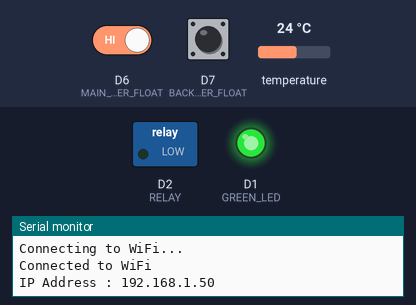
The sketch below on a simulated ESP8266 (NodeMCU). On the bench: switched loads named in the sketch (green lamp = pin HIGH), output pins drawn as LEDs (lit = HIGH), the last lines printed to the serial monitor. The test bench sets the inputs (shaded band); at power-on: temperature 24 °C, D6 (MAIN_CONTAINER_FLOAT) HIGH, D7 (BACKUP_CONTAINER_FLOAT) HIGH. WiFi joins after 1.5 s; servers stay silent unless stated; uploads are accepted with an empty reply.

Above: at 3.2 s.
3.3 s: temperature set to 39.4 °C
9.6 s: temperature set to 40.6 °C
At 13.5 s:
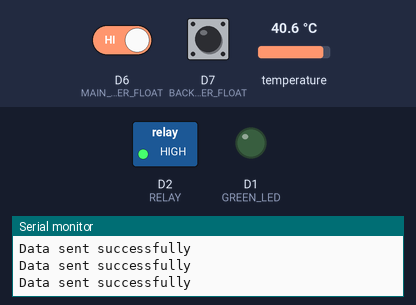
18.1 s: temperature set to 12 °C
At 21.9 s:
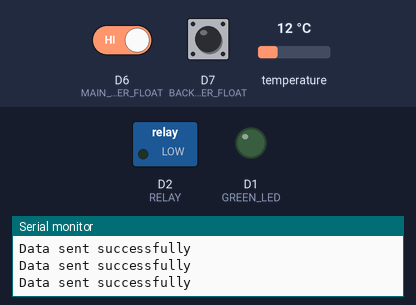
27.8 s: temperature set to 41 °C
At 33.3 s:
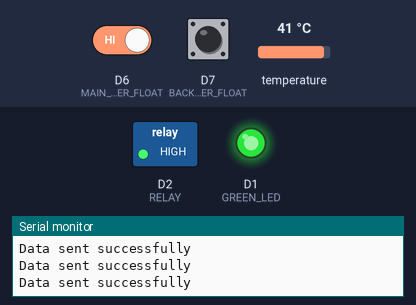
Timing chart, 0 to 38.5 s (numbered marks = the images above; inputs shaded):
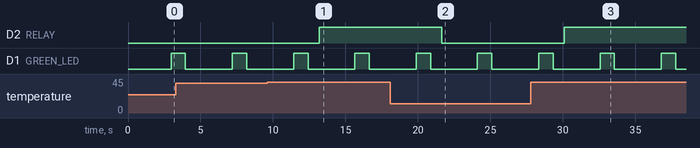

The sketch:

code.ino
```cpp
#include <ESP8266WiFi.h>
#include <ESP8266HTTPClient.h>
#include <OneWire.h>
#include <DallasTemperature.h>

//  ACCESS POINT CREDENTIALS
const char* ssid = "";
const char* password = "";

// SECRET KEY
const char* SECRET_KEY = "\"ra^SWIXh(@TJe2+Js4aFfS&X+Lk3yf7\"";

// FLOAT
const int MAIN_CONTAINER_FLOAT = D6;
const int BACKUP_CONTAINER_FLOAT = D7;

// LED
const int GREEN_LED = D1;

// RELAY
const int RELAY = D2;

// WATER TEMPERATURE SENSOR PIN
#define ONE_WIRE_BUS D5
OneWire oneWire(ONE_WIRE_BUS);
DallasTemperature sensors(&oneWire);

// API ENDPOINT FOR ACCEPTING DATA
const char* device_status = "http://192.168.1.6:34463/api/get_water_temp";

WiFiClient client;

//////////////////////////////////////////////////////////////////////////////

void turnGreenLedOn(){
  digitalWrite(GREEN_LED, HIGH);
}

void turnGreenLedOff(){
  digitalWrite(GREEN_LED, LOW);
}

void turnRelayOn(){
  digitalWrite(RELAY, HIGH);
  delay(500);
}

void turnRelayOff(){
  digitalWrite(RELAY, LOW);
  delay(500);
}


//////////////////////////////////////////////////////////////////////////////

// CHECK IF THE MAIN CONTAINER HAS A LOW AMOUNT OF WATER
int isMainContainerEmpty(){
  int mainSensorState = digitalRead(MAIN_CONTAINER_FLOAT);

  // // IF CONTAINER IS EMPTY
  if (mainSensorState == LOW) {
    return true;
  }

  // IF CONTAINER IS NOT EMPTY
  else {
    return false;
  }

}

// CHECK IF THE BACKUP CONTAINER HAS A LOW AMOUNT OF WATER
int isBackupContainerEmpty(){
  int backupSensorState = digitalRead(BACKUP_CONTAINER_FLOAT);

  // // IF CONTAINER IS NOT EMPTY
  if (backupSensorState == LOW) {
    return true;
  }

  // RETURN TRUE IF CONTAINER IS EMPTY
  else {
    return false;
  }
}

// DETECT THE WATER TEMPERATURE
float waterTemp(){

  sensors.requestTemperatures();
  float temperatureC = sensors.getTempCByIndex(0);

  return temperatureC;

  // delay(1500);
}

// AUTOMATIC THE MOTOR
void automaticallyRunMotor(){

  // CHECK IF MAIN CONTAINER IS EMPTY AND THE WATER TEMP IS HOT
  if ( isMainContainerEmpty() || waterTemp() > 40 ){

    turnRelayOn();

  }else{

    turnRelayOff();

  }

  // delay(3000);

}


//////////////////////////////////////////////////////////////////////////////

// SEND WATER TEMPERATURE
void sendWaterTemp(){

  // DETECT WATER TEMPERATURE
  float temperatureC = waterTemp();
  bool main_container_status = isMainContainerEmpty();
  bool back_container_status = isBackupContainerEmpty();

  if (temperatureC != DEVICE_DISCONNECTED_C){
    // JSON PAYLOAD
    String payload = "{\"temperature\":" + String(temperatureC, 2)+ "," + "\"main_container\":" + String(main_container_status) + "," + "\"backup_container\":" + String(back_container_status) + "}";

    // HEADER
    HTTPClient http;
    http.begin(client, device_status);
    http.addHeader("Content-Type", "application/json");
    http.addHeader("Authorization", SECRET_KEY);

    int httpResponseCode = http.POST(payload);

    // CHECK WETHER SUCCESSFULL OR NOT
    if (httpResponseCode == 200) {
      turnGreenLedOn();
      delay(1000);
      turnGreenLedOff();
      Serial.println("Data sent successfully");
    }

    else {
      Serial.print("HTTP Error: ");
      Serial.println(httpResponseCode);
    }

    http.end();

    // SEND EVERY 60 SECS
    // delay(60000);
  }

  else {
    Serial.println("Error reading temperature data.");
  }

}

//////////////////////////////////////////////////////////////////////////////

void setup(){

  // CONNECT TO WIFI
  WiFi.begin(ssid, password);

  while (WiFi.status() != WL_CONNECTED) {
    delay(1000);
    Serial.println("Connecting to WiFi...");
  }
  Serial.println("Connected to WiFi");

  Serial.begin(115200);

  // PRINT THE IP ADDRESS
  Serial.print("IP Address : ");
  Serial.println(WiFi.localIP());

  pinMode(GREEN_LED, OUTPUT);
  pinMode(RELAY, OUTPUT);
  pinMode(MAIN_CONTAINER_FLOAT, INPUT);
  pinMode(BACKUP_CONTAINER_FLOAT, INPUT);

  digitalWrite(GREEN_LED, LOW);
  digitalWrite(RELAY, LOW);
}

void loop(){
  sendWaterTemp();
  automaticallyRunMotor();
  delay(1000);
}
```

Measured:
- the behaviour switches between 40 and 40.1 °C on temperature (found by bisection; images 0 and 1)
- after the input at 9.6 s, D2 (RELAY): LOW → HIGH after 3.6 s
- after the input at 18.1 s, D2 (RELAY): HIGH → LOW after 3.5 s
- after the input at 27.8 s, D2 (RELAY): LOW → HIGH after 2.3 s
- by itself, D1 (GREEN_LED): alternates HIGH for 1.0 s and LOW for 3.2 s
